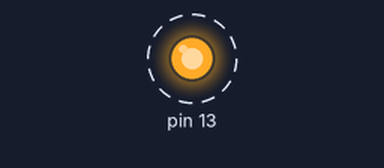
Simulated run of this sketch. Board: Arduino Uno, built with avr-gcc and run on an emulated ATmega328P. On the bench: output pins drawn as LEDs (lit = HIGH). Dashed ring = blinking. What the sketch prints to the serial monitor is not drawn.

Above: at 0.05 s.
Timing chart, 0 to 3.0 s (numbered marks = the images above):
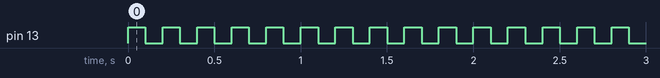

Measured:
- by itself, pin 13: alternates HIGH for 0.10 s and LOW for 0.10 s

The sketch:

Timer_avr.ino
```cpp
#include <avr/interrupt.h>

void setup() {

  cli();//stop interrupts

  TCCR1A = 0;// set entire TCCR1A register to 0
  TCCR1B = 0;// same for TCCR1B
  TCNT1  = 0;//initialize counter value to 0
  // turn on CTC mode
  TCCR1B |= (1 << WGM12); //zera o contador quando a comparacao é verdadeira
  // Set CS10 and CS12 bits for 1024 prescaler
  TCCR1B |= (1 << CS12) | (1 << CS10);

  // set compare match register for 1hz increments
  OCR1A = 1562;// = (16*10^6) / (1*1024) - 1 (must be <65536 == 2^16)

  // enable timer compare interrupt
  TIMSK1 |= ( 1 << OCIE1A);

  pinMode(13, OUTPUT);
  Serial.begin(9600);


  sei();//allow interrupts

}//end setup

void loop() {
  Serial.println("Ola");
  delay(1000);
}

ISR(TIMER1_COMPA_vect) {
  //timer1 interrupt 1Hz toggles pin 13 (LED)
  //generates pulse wave of frequency 1Hz/2 = 0.5kHz (takes two cycles for full wave- toggle high then toggle low)
  digitalWrite(13, digitalRead(13) ^ 1 );

  }
```
